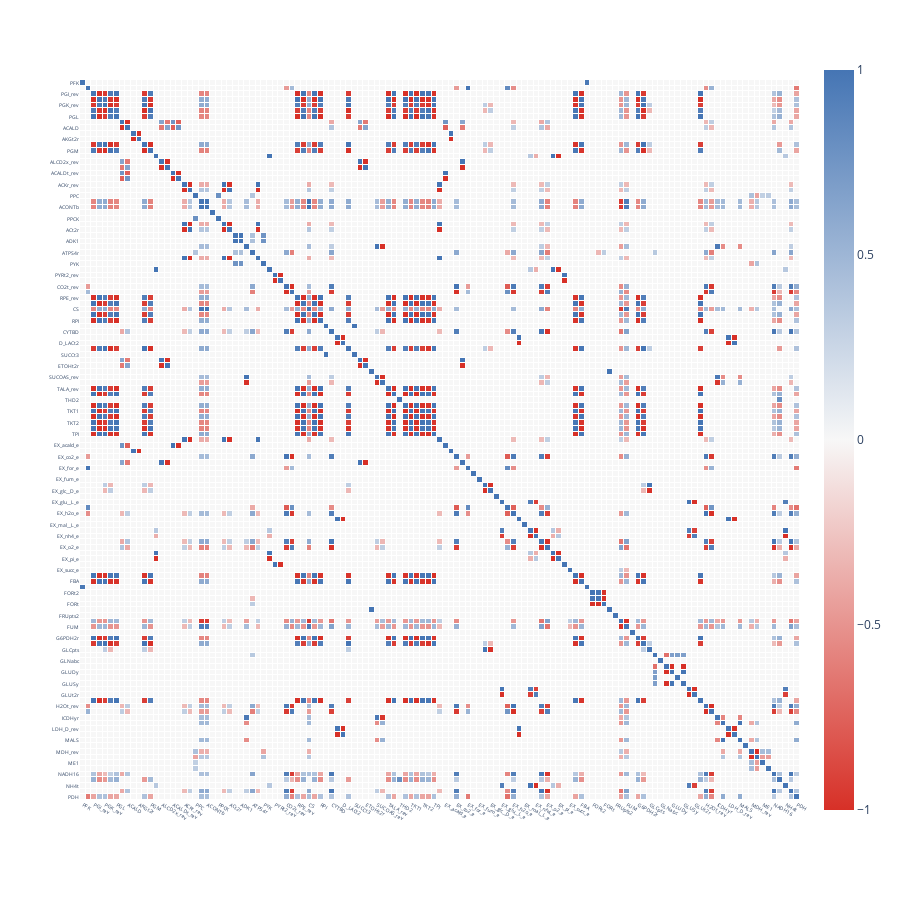
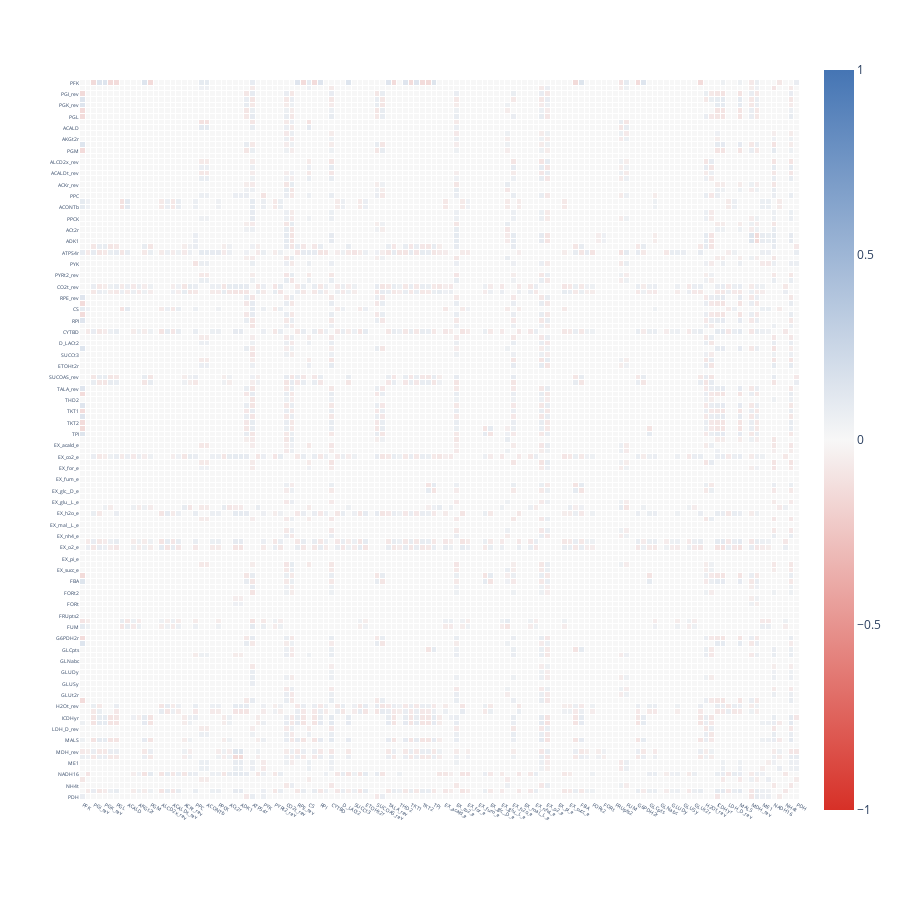
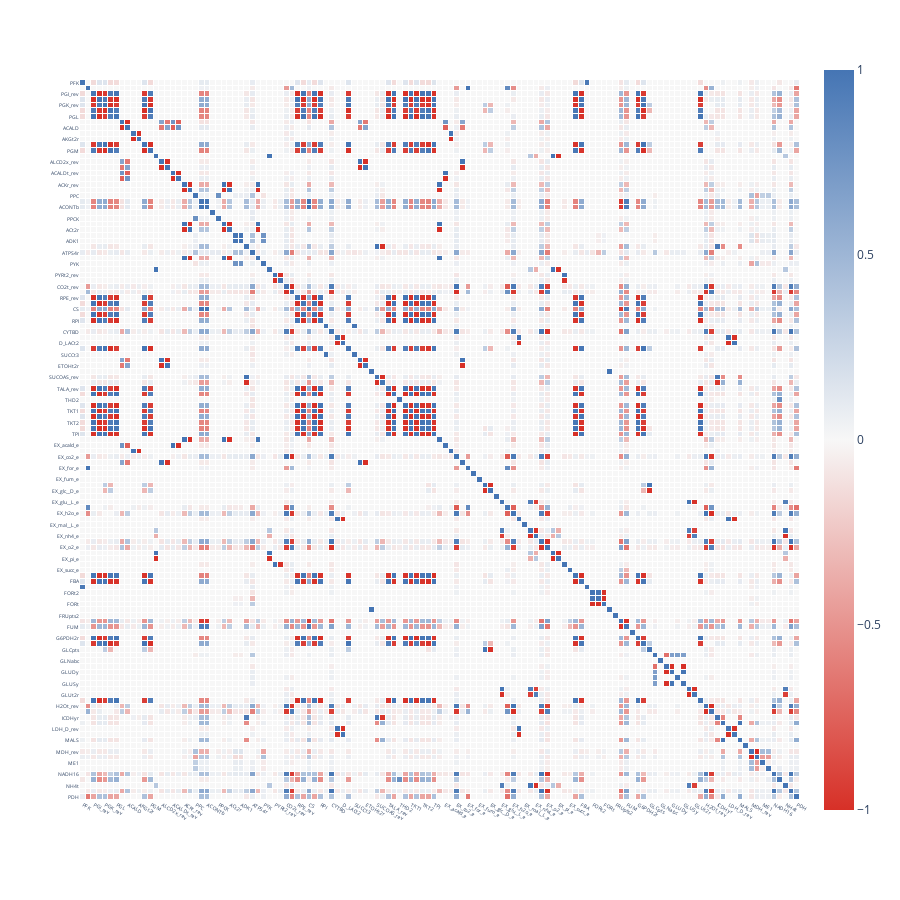

The notebook cell saved with these charts, in order:
### Code cell
cobra_reactions_str = [str(reaction.id) for reaction in ec_cobra_model.reactions]

plot_correlation_matrix(linear_correlation_matrix_no_metabolites, extended_reactions)
plot_correlation_matrix(non_linear_correlation_matrix_no_metabolites, extended_reactions)
plot_correlation_matrix(mixed_correlation_matrix_no_metabolites, extended_reactions)

### Figure 1 — Plotly figure (JSON) as saved in the notebook; plotly's stock layout.template omitted (floating-point values rounded to 4 significant figures; data arrays with more than 128 entries replaced by an {"elided": "..."} marker saying what was removed)
{"data": [{"coloraxis": "coloraxis", "hoverongaps": false, "hovertemplate": "x: %{x}<br>y: %{y}<br>color: %{z}<extra></extra>", "name": "0", "type": "heatmap", "x": ["PFK", "PFL", "PGI_rev", "PGI", "PGK_rev", "PGK", "PGL", "ACALD_rev", "ACALD", "AKGt2r_rev", "AKGt2r", "PGM_rev", "PGM", "PIt2r", "ALCD2x_rev", "ALCD2x", "ACALDt_rev", "ACALDt", "ACKr_rev", "ACKr", "PPC", "ACONTa", "ACONTb", "ATPM", "PPCK", "ACt2r_rev", "ACt2r", "PPS", "ADK1", "AKGDH", "ATPS4r", "PTAr", "PYK", "BIOMASS_Ecoli_core_w_GAM", "PYRt2_rev", "PYRt2", "CO2t_rev", "CO2t", "RPE_rev", "RPE", "CS", "RPI_rev", "RPI", "SUCCt2_2", "CYTBD", "D_LACt2_rev", "D_LACt2", "ENO", "SUCCt3", "ETOHt2r_rev", "ETOHt2r", "SUCDi", "SUCOAS_rev", "SUCOAS", "TALA_rev", "TALA", "THD2", "TKT1_rev", "TKT1", "TKT2_rev", "TKT2", "TPI_rev", "TPI", "EX_ac_e", "EX_acald_e", "EX_akg_e", "EX_co2_e", "EX_etoh_e", "EX_for_e", "EX_fru_e", "EX_fum_e", "EX_glc__D_e_rev", "EX_glc__D_e", "EX_gln__L_e", "EX_glu__L_e", "EX_h_e", "EX_h2o_e", "EX_lac__D_e", "EX_mal__L_e", "EX_nh4_e_rev", "EX_nh4_e", "EX_o2_e_rev", "EX_o2_e", "EX_pi_e_rev", "EX_pi_e", "EX_pyr_e", "EX_succ_e", "FBA_rev", "FBA", "FBP", "FORt2", "FORt_rev", "FORt", "FRD7", "FRUpts2", "FUM_rev", "FUM", "FUMt2_2", "G6PDH2r", "GAPD", "GLCpts", "GLNS", "GLNabc", "GLUDy_rev", "GLUDy", "GLUN", "GLUSy", "GLUt2r_rev", "GLUt2r", "GND", "H2Ot_rev", "H2Ot", "ICDHyr", "ICL", "LDH_D_rev", "LDH_D", "MALS", "MALt2_2", "MDH_rev", "MDH", "ME1", "ME2", "NADH16", "NADTRHD", "NH4t", "O2t", "PDH"], "xaxis": "x", "xgap": 1, "y": ["PFK", "PFL", "PGI_rev", "PGI", "PGK_rev", "PGK", "PGL", "ACALD_rev", "ACALD", "AKGt2r_rev", "AKGt2r", "PGM_rev", "PGM", "PIt2r", "ALCD2x_rev", "ALCD2x", "ACALDt_rev", "ACALDt", "ACKr_rev", "ACKr", "PPC", "ACONTa", "ACONTb", "ATPM", "PPCK", "ACt2r_rev", "ACt2r", "PPS", "ADK1", "AKGDH", "ATPS4r", "PTAr", "PYK", "BIOMASS_Ecoli_core_w_GAM", "PYRt2_rev", "PYRt2", "CO2t_rev", "CO2t", "RPE_rev", "RPE", "CS", "RPI_rev", "RPI", "SUCCt2_2", "CYTBD", "D_LACt2_rev", "D_LACt2", "ENO", "SUCCt3", "ETOHt2r_rev", "ETOHt2r", "SUCDi", "SUCOAS_rev", "SUCOAS", "TALA_rev", "TALA", "THD2", "TKT1_rev", "TKT1", "TKT2_rev", "TKT2", "TPI_rev", "TPI", "EX_ac_e", "EX_acald_e", "EX_akg_e", "EX_co2_e", "EX_etoh_e", "EX_for_e", "EX_fru_e", "EX_fum_e", "EX_glc__D_e_rev", "EX_glc__D_e", "EX_gln__L_e", "EX_glu__L_e", "EX_h_e", "EX_h2o_e", "EX_lac__D_e", "EX_mal__L_e", "EX_nh4_e_rev", "EX_nh4_e", "EX_o2_e_rev", "EX_o2_e", "EX_pi_e_rev", "EX_pi_e", "EX_pyr_e", "EX_succ_e", "FBA_rev", "FBA", "FBP", "FORt2", "FORt_rev", "FORt", "FRD7", "FRUpts2", "FUM_rev", "FUM", "FUMt2_2", "G6PDH2r", "GAPD", "GLCpts", "GLNS", "GLNabc", "GLUDy_rev", "GLUDy", "GLUN", "GLUSy", "GLUt2r_rev", "GLUt2r", "GND", "H2Ot_rev", "H2Ot", "ICDHyr", "ICL", "LDH_D_rev", "LDH_D", "MALS", "MALt2_2", "MDH_rev", "MDH", "ME1", "ME2", "NADH16", "NADTRHD", "NH4t", "O2t", "PDH"], "yaxis": "y", "ygap": 1, "z": {"elided": "127x127 float values"}}], "layout": {"coloraxis": {"cmax": 1, "cmin": -1, "colorscale": [[0, "#d73027"], [0.5, "#f7f7f7"], [1, "#4575b4"]]}, "height": 900, "margin": {"t": 60}, "plot_bgcolor": "rgba(0,0,0,0)", "width": 900, "xaxis": {"anchor": "y", "constrain": "domain", "domain": [0, 1], "scaleanchor": "y", "tickfont": {"size": 5}}, "yaxis": {"anchor": "x", "autorange": "reversed", "constrain": "domain", "domain": [0, 1], "tickfont": {"size": 5}}}}

### Figure 2 — Plotly figure (JSON) as saved in the notebook; plotly's stock layout.template omitted (floating-point values rounded to 4 significant figures; data arrays with more than 128 entries replaced by an {"elided": "..."} marker saying what was removed)
{"data": [{"coloraxis": "coloraxis", "hoverongaps": false, "hovertemplate": "x: %{x}<br>y: %{y}<br>color: %{z}<extra></extra>", "name": "0", "type": "heatmap", "x": ["PFK", "PFL", "PGI_rev", "PGI", "PGK_rev", "PGK", "PGL", "ACALD_rev", "ACALD", "AKGt2r_rev", "AKGt2r", "PGM_rev", "PGM", "PIt2r", "ALCD2x_rev", "ALCD2x", "ACALDt_rev", "ACALDt", "ACKr_rev", "ACKr", "PPC", "ACONTa", "ACONTb", "ATPM", "PPCK", "ACt2r_rev", "ACt2r", "PPS", "ADK1", "AKGDH", "ATPS4r", "PTAr", "PYK", "BIOMASS_Ecoli_core_w_GAM", "PYRt2_rev", "PYRt2", "CO2t_rev", "CO2t", "RPE_rev", "RPE", "CS", "RPI_rev", "RPI", "SUCCt2_2", "CYTBD", "D_LACt2_rev", "D_LACt2", "ENO", "SUCCt3", "ETOHt2r_rev", "ETOHt2r", "SUCDi", "SUCOAS_rev", "SUCOAS", "TALA_rev", "TALA", "THD2", "TKT1_rev", "TKT1", "TKT2_rev", "TKT2", "TPI_rev", "TPI", "EX_ac_e", "EX_acald_e", "EX_akg_e", "EX_co2_e", "EX_etoh_e", "EX_for_e", "EX_fru_e", "EX_fum_e", "EX_glc__D_e_rev", "EX_glc__D_e", "EX_gln__L_e", "EX_glu__L_e", "EX_h_e", "EX_h2o_e", "EX_lac__D_e", "EX_mal__L_e", "EX_nh4_e_rev", "EX_nh4_e", "EX_o2_e_rev", "EX_o2_e", "EX_pi_e_rev", "EX_pi_e", "EX_pyr_e", "EX_succ_e", "FBA_rev", "FBA", "FBP", "FORt2", "FORt_rev", "FORt", "FRD7", "FRUpts2", "FUM_rev", "FUM", "FUMt2_2", "G6PDH2r", "GAPD", "GLCpts", "GLNS", "GLNabc", "GLUDy_rev", "GLUDy", "GLUN", "GLUSy", "GLUt2r_rev", "GLUt2r", "GND", "H2Ot_rev", "H2Ot", "ICDHyr", "ICL", "LDH_D_rev", "LDH_D", "MALS", "MALt2_2", "MDH_rev", "MDH", "ME1", "ME2", "NADH16", "NADTRHD", "NH4t", "O2t", "PDH"], "xaxis": "x", "xgap": 1, "y": ["PFK", "PFL", "PGI_rev", "PGI", "PGK_rev", "PGK", "PGL", "ACALD_rev", "ACALD", "AKGt2r_rev", "AKGt2r", "PGM_rev", "PGM", "PIt2r", "ALCD2x_rev", "ALCD2x", "ACALDt_rev", "ACALDt", "ACKr_rev", "ACKr", "PPC", "ACONTa", "ACONTb", "ATPM", "PPCK", "ACt2r_rev", "ACt2r", "PPS", "ADK1", "AKGDH", "ATPS4r", "PTAr", "PYK", "BIOMASS_Ecoli_core_w_GAM", "PYRt2_rev", "PYRt2", "CO2t_rev", "CO2t", "RPE_rev", "RPE", "CS", "RPI_rev", "RPI", "SUCCt2_2", "CYTBD", "D_LACt2_rev", "D_LACt2", "ENO", "SUCCt3", "ETOHt2r_rev", "ETOHt2r", "SUCDi", "SUCOAS_rev", "SUCOAS", "TALA_rev", "TALA", "THD2", "TKT1_rev", "TKT1", "TKT2_rev", "TKT2", "TPI_rev", "TPI", "EX_ac_e", "EX_acald_e", "EX_akg_e", "EX_co2_e", "EX_etoh_e", "EX_for_e", "EX_fru_e", "EX_fum_e", "EX_glc__D_e_rev", "EX_glc__D_e", "EX_gln__L_e", "EX_glu__L_e", "EX_h_e", "EX_h2o_e", "EX_lac__D_e", "EX_mal__L_e", "EX_nh4_e_rev", "EX_nh4_e", "EX_o2_e_rev", "EX_o2_e", "EX_pi_e_rev", "EX_pi_e", "EX_pyr_e", "EX_succ_e", "FBA_rev", "FBA", "FBP", "FORt2", "FORt_rev", "FORt", "FRD7", "FRUpts2", "FUM_rev", "FUM", "FUMt2_2", "G6PDH2r", "GAPD", "GLCpts", "GLNS", "GLNabc", "GLUDy_rev", "GLUDy", "GLUN", "GLUSy", "GLUt2r_rev", "GLUt2r", "GND", "H2Ot_rev", "H2Ot", "ICDHyr", "ICL", "LDH_D_rev", "LDH_D", "MALS", "MALt2_2", "MDH_rev", "MDH", "ME1", "ME2", "NADH16", "NADTRHD", "NH4t", "O2t", "PDH"], "yaxis": "y", "ygap": 1, "z": {"elided": "127x127 float values"}}], "layout": {"coloraxis": {"cmax": 1, "cmin": -1, "colorscale": [[0, "#d73027"], [0.5, "#f7f7f7"], [1, "#4575b4"]]}, "height": 900, "margin": {"t": 60}, "plot_bgcolor": "rgba(0,0,0,0)", "width": 900, "xaxis": {"anchor": "y", "constrain": "domain", "domain": [0, 1], "scaleanchor": "y", "tickfont": {"size": 5}}, "yaxis": {"anchor": "x", "autorange": "reversed", "constrain": "domain", "domain": [0, 1], "tickfont": {"size": 5}}}}

### Figure 3 — Plotly figure (JSON) as saved in the notebook; plotly's stock layout.template omitted (floating-point values rounded to 4 significant figures; data arrays with more than 128 entries replaced by an {"elided": "..."} marker saying what was removed)
{"data": [{"coloraxis": "coloraxis", "hoverongaps": false, "hovertemplate": "x: %{x}<br>y: %{y}<br>color: %{z}<extra></extra>", "name": "0", "type": "heatmap", "x": ["PFK", "PFL", "PGI_rev", "PGI", "PGK_rev", "PGK", "PGL", "ACALD_rev", "ACALD", "AKGt2r_rev", "AKGt2r", "PGM_rev", "PGM", "PIt2r", "ALCD2x_rev", "ALCD2x", "ACALDt_rev", "ACALDt", "ACKr_rev", "ACKr", "PPC", "ACONTa", "ACONTb", "ATPM", "PPCK", "ACt2r_rev", "ACt2r", "PPS", "ADK1", "AKGDH", "ATPS4r", "PTAr", "PYK", "BIOMASS_Ecoli_core_w_GAM", "PYRt2_rev", "PYRt2", "CO2t_rev", "CO2t", "RPE_rev", "RPE", "CS", "RPI_rev", "RPI", "SUCCt2_2", "CYTBD", "D_LACt2_rev", "D_LACt2", "ENO", "SUCCt3", "ETOHt2r_rev", "ETOHt2r", "SUCDi", "SUCOAS_rev", "SUCOAS", "TALA_rev", "TALA", "THD2", "TKT1_rev", "TKT1", "TKT2_rev", "TKT2", "TPI_rev", "TPI", "EX_ac_e", "EX_acald_e", "EX_akg_e", "EX_co2_e", "EX_etoh_e", "EX_for_e", "EX_fru_e", "EX_fum_e", "EX_glc__D_e_rev", "EX_glc__D_e", "EX_gln__L_e", "EX_glu__L_e", "EX_h_e", "EX_h2o_e", "EX_lac__D_e", "EX_mal__L_e", "EX_nh4_e_rev", "EX_nh4_e", "EX_o2_e_rev", "EX_o2_e", "EX_pi_e_rev", "EX_pi_e", "EX_pyr_e", "EX_succ_e", "FBA_rev", "FBA", "FBP", "FORt2", "FORt_rev", "FORt", "FRD7", "FRUpts2", "FUM_rev", "FUM", "FUMt2_2", "G6PDH2r", "GAPD", "GLCpts", "GLNS", "GLNabc", "GLUDy_rev", "GLUDy", "GLUN", "GLUSy", "GLUt2r_rev", "GLUt2r", "GND", "H2Ot_rev", "H2Ot", "ICDHyr", "ICL", "LDH_D_rev", "LDH_D", "MALS", "MALt2_2", "MDH_rev", "MDH", "ME1", "ME2", "NADH16", "NADTRHD", "NH4t", "O2t", "PDH"], "xaxis": "x", "xgap": 1, "y": ["PFK", "PFL", "PGI_rev", "PGI", "PGK_rev", "PGK", "PGL", "ACALD_rev", "ACALD", "AKGt2r_rev", "AKGt2r", "PGM_rev", "PGM", "PIt2r", "ALCD2x_rev", "ALCD2x", "ACALDt_rev", "ACALDt", "ACKr_rev", "ACKr", "PPC", "ACONTa", "ACONTb", "ATPM", "PPCK", "ACt2r_rev", "ACt2r", "PPS", "ADK1", "AKGDH", "ATPS4r", "PTAr", "PYK", "BIOMASS_Ecoli_core_w_GAM", "PYRt2_rev", "PYRt2", "CO2t_rev", "CO2t", "RPE_rev", "RPE", "CS", "RPI_rev", "RPI", "SUCCt2_2", "CYTBD", "D_LACt2_rev", "D_LACt2", "ENO", "SUCCt3", "ETOHt2r_rev", "ETOHt2r", "SUCDi", "SUCOAS_rev", "SUCOAS", "TALA_rev", "TALA", "THD2", "TKT1_rev", "TKT1", "TKT2_rev", "TKT2", "TPI_rev", "TPI", "EX_ac_e", "EX_acald_e", "EX_akg_e", "EX_co2_e", "EX_etoh_e", "EX_for_e", "EX_fru_e", "EX_fum_e", "EX_glc__D_e_rev", "EX_glc__D_e", "EX_gln__L_e", "EX_glu__L_e", "EX_h_e", "EX_h2o_e", "EX_lac__D_e", "EX_mal__L_e", "EX_nh4_e_rev", "EX_nh4_e", "EX_o2_e_rev", "EX_o2_e", "EX_pi_e_rev", "EX_pi_e", "EX_pyr_e", "EX_succ_e", "FBA_rev", "FBA", "FBP", "FORt2", "FORt_rev", "FORt", "FRD7", "FRUpts2", "FUM_rev", "FUM", "FUMt2_2", "G6PDH2r", "GAPD", "GLCpts", "GLNS", "GLNabc", "GLUDy_rev", "GLUDy", "GLUN", "GLUSy", "GLUt2r_rev", "GLUt2r", "GND", "H2Ot_rev", "H2Ot", "ICDHyr", "ICL", "LDH_D_rev", "LDH_D", "MALS", "MALt2_2", "MDH_rev", "MDH", "ME1", "ME2", "NADH16", "NADTRHD", "NH4t", "O2t", "PDH"], "yaxis": "y", "ygap": 1, "z": {"elided": "127x127 float values"}}], "layout": {"coloraxis": {"cmax": 1, "cmin": -1, "colorscale": [[0, "#d73027"], [0.5, "#f7f7f7"], [1, "#4575b4"]]}, "height": 900, "margin": {"t": 60}, "plot_bgcolor": "rgba(0,0,0,0)", "width": 900, "xaxis": {"anchor": "y", "constrain": "domain", "domain": [0, 1], "scaleanchor": "y", "tickfont": {"size": 5}}, "yaxis": {"anchor": "x", "autorange": "reversed", "constrain": "domain", "domain": [0, 1], "tickfont": {"size": 5}}}}
